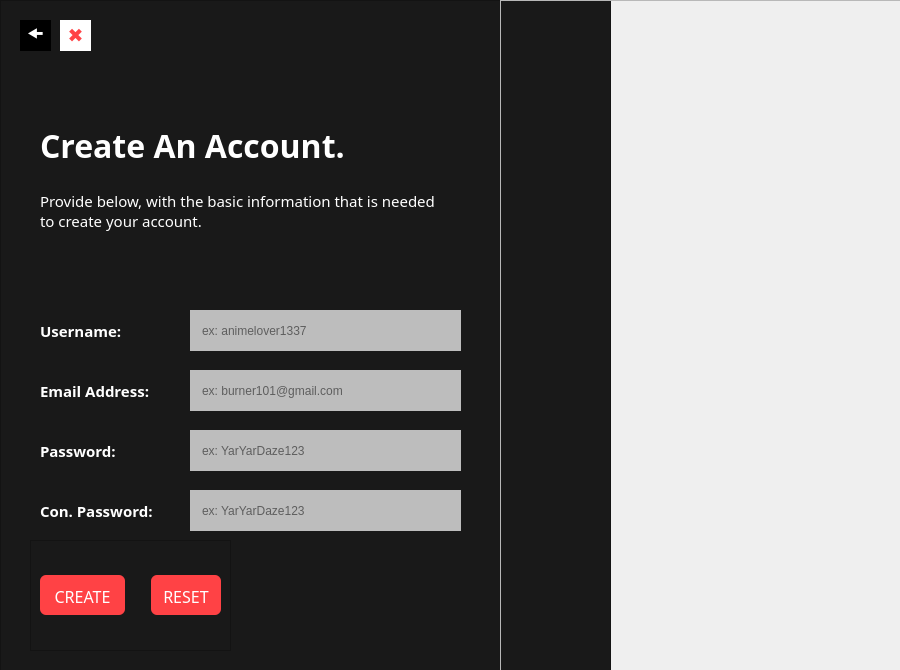
<?xml version="1.0" encoding="UTF-8"?>
<ui version="4.0">
 <class>CreateAccountWindow</class>
 <widget class="QMainWindow" name="CreateAccountWindow">
  <property name="geometry">
   <rect>
    <x>0</x>
    <y>0</y>
    <width>900</width>
    <height>670</height>
   </rect>
  </property>
  <property name="minimumSize">
   <size>
    <width>900</width>
    <height>670</height>
   </size>
  </property>
  <property name="maximumSize">
   <size>
    <width>900</width>
    <height>670</height>
   </size>
  </property>
  <property name="windowTitle">
   <string>AnimexUI - Create an Account</string>
  </property>
  <property name="windowIcon">
   <iconset resource="assets/medias/qrcs/logo.qrc">
    <normaloff>:/newPrefix/imgs/logo.png</normaloff>:/newPrefix/imgs/logo.png</iconset>
  </property>
  <widget class="QWidget" name="centralwidget">
   <widget class="QFrame" name="CreateAccountWindow_MainFrame">
    <property name="geometry">
     <rect>
      <x>0</x>
      <y>0</y>
      <width>611</width>
      <height>701</height>
     </rect>
    </property>
    <property name="styleSheet">
     <string notr="true">QFrame {
	background-color: rgb(25, 25, 25);
	border-image: none;
}</string>
    </property>
    <property name="frameShape">
     <enum>QFrame::StyledPanel</enum>
    </property>
    <property name="frameShadow">
     <enum>QFrame::Raised</enum>
    </property>
    <widget class="QPushButton" name="CreateAccountWindow_ExitBtn">
     <property name="geometry">
      <rect>
       <x>60</x>
       <y>20</y>
       <width>31</width>
       <height>31</height>
      </rect>
     </property>
     <property name="cursor">
      <cursorShape>PointingHandCursor</cursorShape>
     </property>
     <property name="styleSheet">
      <string notr="true">QPushButton {
	background-color: rgb(255, 255, 255);
	border: none;
	font-size: 19px;
	color:  rgb(255, 66, 69);
}

QPushButton::hover {
	background-color: rgb(255, 66, 69);
	color: white;
}</string>
     </property>
     <property name="text">
      <string>✖</string>
     </property>
    </widget>
    <widget class="QPushButton" name="CreateAccountWindow_BackBtn">
     <property name="geometry">
      <rect>
       <x>20</x>
       <y>20</y>
       <width>31</width>
       <height>31</height>
      </rect>
     </property>
     <property name="cursor">
      <cursorShape>PointingHandCursor</cursorShape>
     </property>
     <property name="styleSheet">
      <string notr="true">QPushButton {
	background-color: black;
	color: white;
	border: none;
	font-size: 19px;
}

QPushButton::hover {
	background-color: grey;
	color: black;
}</string>
     </property>
     <property name="text">
      <string>🠜</string>
     </property>
    </widget>
    <widget class="QLabel" name="CreateAccountWindow_MainHeadingLabel">
     <property name="geometry">
      <rect>
       <x>40</x>
       <y>120</y>
       <width>421</width>
       <height>51</height>
      </rect>
     </property>
     <property name="font">
      <font>
       <family>Poppins</family>
       <pointsize>24</pointsize>
       <weight>75</weight>
       <bold>true</bold>
      </font>
     </property>
     <property name="styleSheet">
      <string notr="true">QLabel {
	border-image: none;
	background: none;
	color: white;
}</string>
     </property>
     <property name="text">
      <string>Create An Account.</string>
     </property>
    </widget>
    <widget class="QLabel" name="CreateAccountWindow_MainTextLabel">
     <property name="geometry">
      <rect>
       <x>40</x>
       <y>170</y>
       <width>401</width>
       <height>81</height>
      </rect>
     </property>
     <property name="font">
      <font>
       <family>Poppins</family>
       <pointsize>11</pointsize>
      </font>
     </property>
     <property name="styleSheet">
      <string notr="true">QLabel {
	border-image: none;
	background: none;
	color: white;
}</string>
     </property>
     <property name="text">
      <string>Provide below, with the basic information that is needed to create your account.</string>
     </property>
     <property name="wordWrap">
      <bool>true</bool>
     </property>
    </widget>
    <widget class="QLineEdit" name="CreateAccountWindow_UsernameLineEdit">
     <property name="geometry">
      <rect>
       <x>190</x>
       <y>310</y>
       <width>271</width>
       <height>41</height>
      </rect>
     </property>
     <property name="styleSheet">
      <string notr="true">QLineEdit {
	border: none;
	background-color: rgb(189, 189, 189);
	padding-left: 10px;
	padding-right: 10px;
}

QLineEdit::focus {
	border: 2px solid rgb(119, 196, 255)
}</string>
     </property>
     <property name="text">
      <string/>
     </property>
     <property name="placeholderText">
      <string>ex: animelover1337</string>
     </property>
    </widget>
    <widget class="QLineEdit" name="CreateAccountWindow_EmailAddressLineEdit">
     <property name="geometry">
      <rect>
       <x>190</x>
       <y>370</y>
       <width>271</width>
       <height>41</height>
      </rect>
     </property>
     <property name="styleSheet">
      <string notr="true">QLineEdit {
	border: none;
	background-color: rgb(189, 189, 189);
	padding-left: 10px;
	padding-right: 10px;
}

QLineEdit::focus {
	border: 2px solid rgb(119, 196, 255)
}</string>
     </property>
     <property name="text">
      <string/>
     </property>
     <property name="placeholderText">
      <string>ex: burner101@gmail.com</string>
     </property>
    </widget>
    <widget class="QLineEdit" name="CreateAccountWindow_PasswordLineEdit">
     <property name="geometry">
      <rect>
       <x>190</x>
       <y>430</y>
       <width>271</width>
       <height>41</height>
      </rect>
     </property>
     <property name="styleSheet">
      <string notr="true">QLineEdit {
	border: none;
	background-color: rgb(189, 189, 189);
	padding-left: 10px;
	padding-right: 10px;
}

QLineEdit::focus {
	border: 2px solid rgb(119, 196, 255)
}</string>
     </property>
     <property name="text">
      <string/>
     </property>
     <property name="placeholderText">
      <string>ex: YarYarDaze123</string>
     </property>
    </widget>
    <widget class="QLabel" name="CreateAccountWindow_UsernameLabel">
     <property name="geometry">
      <rect>
       <x>40</x>
       <y>320</y>
       <width>121</width>
       <height>21</height>
      </rect>
     </property>
     <property name="font">
      <font>
       <family>Poppins</family>
       <pointsize>11</pointsize>
       <weight>75</weight>
       <bold>true</bold>
      </font>
     </property>
     <property name="styleSheet">
      <string notr="true">QLabel {
	border-image: none;
	background: none;
	color: white;
}
</string>
     </property>
     <property name="text">
      <string>Username:</string>
     </property>
    </widget>
    <widget class="QLabel" name="CreateAccountWindow_EmailAddressLabel">
     <property name="geometry">
      <rect>
       <x>40</x>
       <y>380</y>
       <width>121</width>
       <height>21</height>
      </rect>
     </property>
     <property name="font">
      <font>
       <family>Poppins</family>
       <pointsize>11</pointsize>
       <weight>75</weight>
       <bold>true</bold>
      </font>
     </property>
     <property name="styleSheet">
      <string notr="true">QLabel {
	border-image: none;
	background: none;
	color: white;
}
</string>
     </property>
     <property name="text">
      <string>Email Address:</string>
     </property>
    </widget>
    <widget class="QLabel" name="CreateAccountWindow_PasswordLabel">
     <property name="geometry">
      <rect>
       <x>40</x>
       <y>440</y>
       <width>121</width>
       <height>21</height>
      </rect>
     </property>
     <property name="font">
      <font>
       <family>Poppins</family>
       <pointsize>11</pointsize>
       <weight>75</weight>
       <bold>true</bold>
      </font>
     </property>
     <property name="styleSheet">
      <string notr="true">QLabel {
	border-image: none;
	background: none;
	color: white;
}
</string>
     </property>
     <property name="text">
      <string>Password:</string>
     </property>
    </widget>
    <widget class="QLineEdit" name="CreateAccountWindow_ConfirmPasswordLineEdit">
     <property name="geometry">
      <rect>
       <x>190</x>
       <y>490</y>
       <width>271</width>
       <height>41</height>
      </rect>
     </property>
     <property name="styleSheet">
      <string notr="true">QLineEdit {
	border: none;
	background-color: rgb(189, 189, 189);
	padding-left: 10px;
	padding-right: 10px;
}

QLineEdit::focus {
	border: 2px solid rgb(119, 196, 255)
}</string>
     </property>
     <property name="text">
      <string/>
     </property>
     <property name="placeholderText">
      <string>ex: YarYarDaze123</string>
     </property>
    </widget>
    <widget class="QLabel" name="CreateAccountWindow_ConfirmPasswordLabel">
     <property name="geometry">
      <rect>
       <x>40</x>
       <y>500</y>
       <width>151</width>
       <height>21</height>
      </rect>
     </property>
     <property name="font">
      <font>
       <family>Poppins</family>
       <pointsize>11</pointsize>
       <weight>75</weight>
       <bold>true</bold>
      </font>
     </property>
     <property name="styleSheet">
      <string notr="true">QLabel {
	border-image: none;
	background: none;
	color: white;
}
</string>
     </property>
     <property name="text">
      <string>Con. Password:</string>
     </property>
    </widget>
    <widget class="QFrame" name="CreateAccountWindow_BtnsFrame">
     <property name="geometry">
      <rect>
       <x>30</x>
       <y>540</y>
       <width>201</width>
       <height>111</height>
      </rect>
     </property>
     <property name="frameShape">
      <enum>QFrame::StyledPanel</enum>
     </property>
     <property name="frameShadow">
      <enum>QFrame::Raised</enum>
     </property>
     <layout class="QHBoxLayout" name="horizontalLayout_2">
      <item>
       <layout class="QHBoxLayout" name="horizontalLayout">
        <item>
         <widget class="QPushButton" name="CreateAccountWindow_CreateBtn">
          <property name="minimumSize">
           <size>
            <width>85</width>
            <height>40</height>
           </size>
          </property>
          <property name="font">
           <font>
            <family>Poppins</family>
            <pointsize>12</pointsize>
           </font>
          </property>
          <property name="cursor">
           <cursorShape>PointingHandCursor</cursorShape>
          </property>
          <property name="styleSheet">
           <string notr="true">QPushButton {
	border-radius: 6px;
	background-color: rgb(255, 66, 69);
	color: white;
	padding-top: 3px;
}

QPushButton::hover {
	background-color: rgb(255, 10, 22)
}</string>
          </property>
          <property name="text">
           <string>CREATE</string>
          </property>
         </widget>
        </item>
        <item>
         <spacer name="horizontalSpacer">
          <property name="orientation">
           <enum>Qt::Horizontal</enum>
          </property>
          <property name="sizeHint" stdset="0">
           <size>
            <width>40</width>
            <height>20</height>
           </size>
          </property>
         </spacer>
        </item>
        <item>
         <widget class="QPushButton" name="CreateAccountWindow_ClearBtn">
          <property name="minimumSize">
           <size>
            <width>70</width>
            <height>40</height>
           </size>
          </property>
          <property name="font">
           <font>
            <family>Poppins</family>
            <pointsize>12</pointsize>
           </font>
          </property>
          <property name="cursor">
           <cursorShape>PointingHandCursor</cursorShape>
          </property>
          <property name="styleSheet">
           <string notr="true">QPushButton {
	border-radius: 6px;
	background-color: rgb(255, 66, 69);
	color: white;
	padding-top: 3px;
}

QPushButton::hover {
	background-color: rgb(255, 10, 22)
}</string>
          </property>
          <property name="text">
           <string>RESET</string>
          </property>
         </widget>
        </item>
       </layout>
      </item>
     </layout>
    </widget>
   </widget>
   <widget class="QFrame" name="CreateAccountWindow_BgFrame">
    <property name="geometry">
     <rect>
      <x>500</x>
      <y>-10</y>
      <width>401</width>
      <height>711</height>
     </rect>
    </property>
    <property name="styleSheet">
     <string notr="true">QFrame {
	background-image: url(:/newPrefix/imgs/jotaro_BG.jpg);
	background-position: center top;
	background-repeat: no-repeat;
}
</string>
    </property>
    <property name="frameShape">
     <enum>QFrame::StyledPanel</enum>
    </property>
    <property name="frameShadow">
     <enum>QFrame::Raised</enum>
    </property>
    <widget class="QFrame" name="CreateAccountWindow_BgDarkenFrame">
     <property name="geometry">
      <rect>
       <x>0</x>
       <y>10</y>
       <width>401</width>
       <height>671</height>
      </rect>
     </property>
     <property name="styleSheet">
      <string notr="true">QFrame {
	background: none;
	background-color: rgba(0, 0, 0, .4);
}</string>
     </property>
     <property name="frameShape">
      <enum>QFrame::StyledPanel</enum>
     </property>
     <property name="frameShadow">
      <enum>QFrame::Raised</enum>
     </property>
    </widget>
   </widget>
  </widget>
 </widget>
 <resources>
  <include location="assets/medias/qrcs/logo.qrc"/>
  <include location="assets/medias/qrcs/jotaro_BG.qrc"/>
 </resources>
 <connections/>
</ui>
